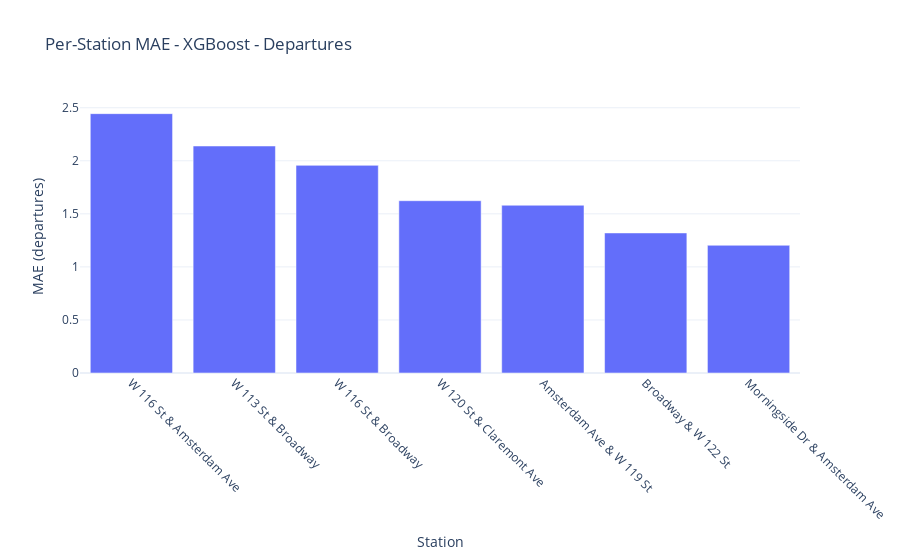
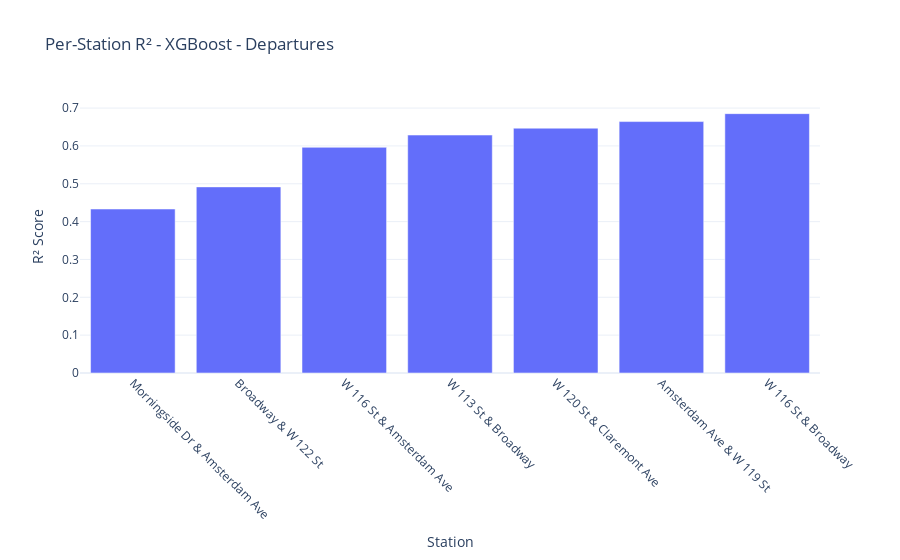

The code cell stored with these charts, in order, in its notebook:
### Code cell
# Calculate performance per station
per_station_results = []

for station_id in columbia_stations:
	station_test = test_data[test_data['station_id'] == station_id]
	if len(station_test) > 0:
		mae = mean_absolute_error(station_test['actual_departures'], station_test['predicted_departures'])
		r2 = r2_score(station_test['actual_departures'], station_test['predicted_departures'])
		
		per_station_results.append({
			'station_id': station_id,
			'station_name': station_names[station_id],
			'mae': mae,
			'r2': r2,
			'n_samples': len(station_test)
		})

per_station_df = pd.DataFrame(per_station_results).sort_values('mae')

print("\n" + "="*80)
print("PER-STATION PERFORMANCE")
print("="*80)
print(per_station_df.to_string(index=False))
print("="*80)

# Visualize per-station MAE
fig = px.bar(
	per_station_df.sort_values('mae', ascending=False),
	x='station_name',
	y='mae',
	title=f'Per-Station MAE - {best_model_name}',
	labels={'mae': 'MAE (departures)', 'station_name': 'Station'},
	template='plotly_white'
)
fig.update_xaxes(tickangle=45)
fig.show()

# Visualize per-station R²
fig = px.bar(
	per_station_df.sort_values('r2', ascending=True),
	x='station_name',
	y='r2',
	title=f'Per-Station R² - {best_model_name}',
	labels={'r2': 'R² Score', 'station_name': 'Station'},
	template='plotly_white'
)
fig.update_xaxes(tickangle=45)
fig.show()

### Figure 1 — Plotly figure (JSON) as saved in the notebook; plotly's stock layout.template omitted (floating-point values rounded to 4 significant figures)
{"data": [{"hovertemplate": "Station=%{x}<br>MAE (departures)=%{y}<extra></extra>", "legendgroup": "", "marker": {"color": "#636efa", "pattern": {"shape": ""}}, "name": "", "orientation": "v", "showlegend": false, "textposition": "auto", "type": "bar", "x": ["W 116 St & Amsterdam Ave", "W 113 St & Broadway", "W 116 St & Broadway", "W 120 St & Claremont Ave", "Amsterdam Ave & W 119 St", "Broadway & W 122 St", "Morningside Dr & Amsterdam Ave"], "xaxis": "x", "y": [2.444, 2.139, 1.957, 1.624, 1.581, 1.32, 1.204], "yaxis": "y"}], "layout": {"barmode": "relative", "legend": {"tracegroupgap": 0}, "title": {"text": "Per-Station MAE - XGBoost - Departures"}, "xaxis": {"anchor": "y", "domain": [0, 1], "tickangle": 45, "title": {"text": "Station"}}, "yaxis": {"anchor": "x", "domain": [0, 1], "title": {"text": "MAE (departures)"}}}}

### Figure 2 — Plotly figure (JSON) as saved in the notebook; plotly's stock layout.template omitted (floating-point values rounded to 4 significant figures)
{"data": [{"hovertemplate": "Station=%{x}<br>R² Score=%{y}<extra></extra>", "legendgroup": "", "marker": {"color": "#636efa", "pattern": {"shape": ""}}, "name": "", "orientation": "v", "showlegend": false, "textposition": "auto", "type": "bar", "x": ["Morningside Dr & Amsterdam Ave", "Broadway & W 122 St", "W 116 St & Amsterdam Ave", "W 113 St & Broadway", "W 120 St & Claremont Ave", "Amsterdam Ave & W 119 St", "W 116 St & Broadway"], "xaxis": "x", "y": [0.4333, 0.4917, 0.5963, 0.6287, 0.6469, 0.6644, 0.6853], "yaxis": "y"}], "layout": {"barmode": "relative", "legend": {"tracegroupgap": 0}, "title": {"text": "Per-Station R² - XGBoost - Departures"}, "xaxis": {"anchor": "y", "domain": [0, 1], "tickangle": 45, "title": {"text": "Station"}}, "yaxis": {"anchor": "x", "domain": [0, 1], "title": {"text": "R² Score"}}}}
